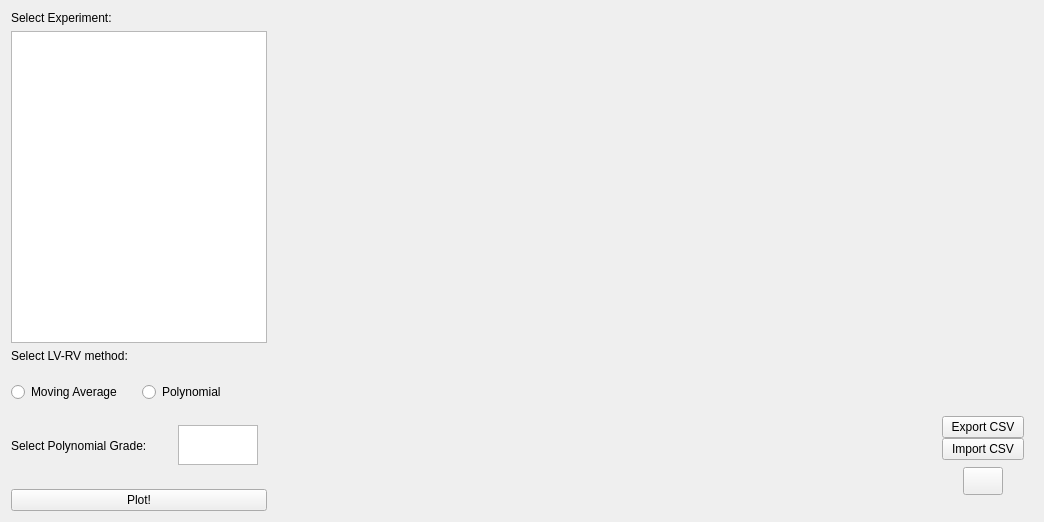
      <widget class="QWidget" name="page">
       <layout class="QGridLayout" name="gridLayout_16">
        <item row="0" column="0">
         <widget class="QFrame" name="frame_16">
          <property name="minimumSize">
           <size>
            <width>260</width>
            <height>500</height>
           </size>
          </property>
          <property name="maximumSize">
           <size>
            <width>500</width>
            <height>1680</height>
           </size>
          </property>
          <property name="frameShape">
           <enum>QFrame::NoFrame</enum>
          </property>
          <property name="frameShadow">
           <enum>QFrame::Plain</enum>
          </property>
          <property name="midLineWidth">
           <number>1</number>
          </property>
          <layout class="QGridLayout" name="gridLayout_14">
           <property name="leftMargin">
            <number>0</number>
           </property>
           <property name="topMargin">
            <number>0</number>
           </property>
           <property name="bottomMargin">
            <number>0</number>
           </property>
           <property name="horizontalSpacing">
            <number>5</number>
           </property>
           <item row="2" column="0">
            <widget class="QLabel" name="label_18">
             <property name="styleSheet">
              <string notr="true">font: 75 13pt &quot;Ubuntu Condensed&quot;;</string>
             </property>
             <property name="text">
              <string>Select LV-RV method:</string>
             </property>
            </widget>
           </item>
           <item row="0" column="0">
            <widget class="QLabel" name="label_19">
             <property name="styleSheet">
              <string notr="true">font: 75 13pt &quot;Ubuntu Condensed&quot;;</string>
             </property>
             <property name="text">
              <string>Select Experiment:</string>
             </property>
            </widget>
           </item>
           <item row="1" column="0">
            <widget class="QTableView" name="tableLVRV">
             <property name="minimumSize">
              <size>
               <width>0</width>
               <height>290</height>
              </size>
             </property>
             <property name="styleSheet">
              <string notr="true">font: 10pt &quot;Ubuntu Condensed&quot;;</string>
             </property>
            </widget>
           </item>
           <item row="4" column="0">
            <widget class="QPushButton" name="lvrv_button">
             <property name="maximumSize">
              <size>
               <width>16777215</width>
               <height>30</height>
              </size>
             </property>
             <property name="styleSheet">
              <string notr="true">font: 75 13pt &quot;Ubuntu Condensed&quot;;</string>
             </property>
             <property name="text">
              <string>Plot!</string>
             </property>
            </widget>
           </item>
           <item row="3" column="0">
            <widget class="QFrame" name="frame_17">
             <property name="minimumSize">
              <size>
               <width>0</width>
               <height>114</height>
              </size>
             </property>
             <property name="maximumSize">
              <size>
               <width>16777215</width>
               <height>114</height>
              </size>
             </property>
             <property name="frameShape">
              <enum>QFrame::NoFrame</enum>
             </property>
             <property name="frameShadow">
              <enum>QFrame::Plain</enum>
             </property>
             <layout class="QGridLayout" name="gridLayout_15">
              <property name="leftMargin">
               <number>0</number>
              </property>
              <property name="topMargin">
               <number>0</number>
              </property>
              <property name="rightMargin">
               <number>0</number>
              </property>
              <property name="bottomMargin">
               <number>0</number>
              </property>
              <item row="0" column="1">
               <widget class="QRadioButton" name="poly">
                <property name="text">
                 <string>Polynomial</string>
                </property>
               </widget>
              </item>
              <item row="0" column="0">
               <widget class="QRadioButton" name="mvAverage">
                <property name="text">
                 <string>Moving Average</string>
                </property>
               </widget>
              </item>
              <item row="1" column="0" colspan="2">
               <widget class="QFrame" name="frame_14">
                <property name="minimumSize">
                 <size>
                  <width>0</width>
                  <height>49</height>
                 </size>
                </property>
                <property name="maximumSize">
                 <size>
                  <width>16777215</width>
                  <height>49</height>
                 </size>
                </property>
                <property name="frameShape">
                 <enum>QFrame::NoFrame</enum>
                </property>
                <property name="frameShadow">
                 <enum>QFrame::Plain</enum>
                </property>
                <layout class="QHBoxLayout" name="horizontalLayout_8">
                 <property name="spacing">
                  <number>0</number>
                 </property>
                 <property name="leftMargin">
                  <number>0</number>
                 </property>
                 <property name="topMargin">
                  <number>0</number>
                 </property>
                 <property name="rightMargin">
                  <number>9</number>
                 </property>
                 <property name="bottomMargin">
                  <number>0</number>
                 </property>
                 <item>
                  <widget class="QLabel" name="label_lvrv">
                   <property name="styleSheet">
                    <string notr="true">font: 75 13pt &quot;Ubuntu Condensed&quot;;</string>
                   </property>
                   <property name="text">
                    <string>Select Polynomial Grade:</string>
                   </property>
                  </widget>
                 </item>
                 <item>
                  <widget class="QTextEdit" name="input_lvrv">
                   <property name="maximumSize">
                    <size>
                     <width>80</width>
                     <height>40</height>
                    </size>
                   </property>
                  </widget>
                 </item>
                </layout>
               </widget>
              </item>
             </layout>
            </widget>
           </item>
          </layout>
         </widget>
        </item>
        <item row="0" column="1">
         <widget class="QFrame" name="frame_1">
          <property name="minimumSize">
           <size>
            <width>730</width>
            <height>500</height>
           </size>
          </property>
          <property name="maximumSize">
           <size>
            <width>16777215</width>
            <height>16777215</height>
           </size>
          </property>
          <property name="frameShape">
           <enum>QFrame::NoFrame</enum>
          </property>
          <property name="frameShadow">
           <enum>QFrame::Plain</enum>
          </property>
          <layout class="QHBoxLayout" name="horizontalLayout_11">
           <property name="leftMargin">
            <number>0</number>
           </property>
           <property name="topMargin">
            <number>0</number>
           </property>
           <property name="rightMargin">
            <number>0</number>
           </property>
           <property name="bottomMargin">
            <number>0</number>
           </property>
           <item>
            <widget class="QFrame" name="lvrv_frame2">
             <property name="minimumSize">
              <size>
               <width>645</width>
               <height>455</height>
              </size>
             </property>
             <property name="frameShape">
              <enum>QFrame::NoFrame</enum>
             </property>
             <property name="frameShadow">
              <enum>QFrame::Plain</enum>
             </property>
             <layout class="QVBoxLayout" name="verticalLayout_22">
              <property name="spacing">
               <number>0</number>
              </property>
              <property name="leftMargin">
               <number>0</number>
              </property>
              <property name="topMargin">
               <number>0</number>
              </property>
              <property name="rightMargin">
               <number>0</number>
              </property>
              <property name="bottomMargin">
               <number>0</number>
              </property>
              <item>
               <widget class="QFrame" name="lvrv_frame">
                <property name="frameShape">
                 <enum>QFrame::NoFrame</enum>
                </property>
                <property name="frameShadow">
                 <enum>QFrame::Plain</enum>
                </property>
               </widget>
              </item>
              <item>
               <widget class="QFrame" name="frame_34">
                <property name="maximumSize">
                 <size>
                  <width>16777215</width>
                  <height>30</height>
                 </size>
                </property>
                <property name="frameShape">
                 <enum>QFrame::NoFrame</enum>
                </property>
                <property name="frameShadow">
                 <enum>QFrame::Plain</enum>
                </property>
                <layout class="QGridLayout" name="gridLayout_13">
                 <property name="leftMargin">
                  <number>0</number>
                 </property>
                 <property name="topMargin">
                  <number>0</number>
                 </property>
                 <property name="rightMargin">
                  <number>0</number>
                 </property>
                 <property name="bottomMargin">
                  <number>0</number>
                 </property>
                 <property name="spacing">
                  <number>0</number>
                 </property>
                 <item row="0" column="0">
                  <widget class="QLabel" name="loadingLVRV">
                   <property name="text">
                    <string/>
                   </property>
                  </widget>
                 </item>
                </layout>
               </widget>
              </item>
             </layout>
            </widget>
           </item>
           <item>
            <widget class="QFrame" name="frame_27">
             <property name="minimumSize">
              <size>
               <width>90</width>
               <height>0</height>
              </size>
             </property>
             <property name="maximumSize">
              <size>
               <width>200</width>
               <height>16777215</height>
              </size>
             </property>
             <property name="frameShape">
              <enum>QFrame::NoFrame</enum>
             </property>
             <property name="frameShadow">
              <enum>QFrame::Raised</enum>
             </property>
             <layout class="QVBoxLayout" name="verticalLayout_17">
              <property name="spacing">
               <number>0</number>
              </property>
              <property name="leftMargin">
               <number>0</number>
              </property>
              <property name="topMargin">
               <number>0</number>
              </property>
              <property name="rightMargin">
               <number>0</number>
              </property>
              <property name="bottomMargin">
               <number>0</number>
              </property>
              <item>
               <widget class="QFrame" name="frame_28">
                <property name="maximumSize">
                 <size>
                  <width>16777215</width>
                  <height>60</height>
                 </size>
                </property>
                <property name="frameShape">
                 <enum>QFrame::NoFrame</enum>
                </property>
                <property name="frameShadow">
                 <enum>QFrame::Plain</enum>
                </property>
                <layout class="QVBoxLayout" name="verticalLayout_18"/>
               </widget>
              </item>
              <item>
               <widget class="QFrame" name="frame_filters_3">
                <property name="frameShape">
                 <enum>QFrame::NoFrame</enum>
                </property>
                <property name="frameShadow">
                 <enum>QFrame::Plain</enum>
                </property>
                <layout class="QVBoxLayout" name="verticalLayout_19">
                 <property name="spacing">
                  <number>0</number>
                 </property>
                 <property name="leftMargin">
                  <number>0</number>
                 </property>
                 <property name="topMargin">
                  <number>0</number>
                 </property>
                 <property name="rightMargin">
                  <number>0</number>
                 </property>
                 <property name="bottomMargin">
                  <number>0</number>
                 </property>
                 <item>
                  <widget class="QFrame" name="frame_sliders_3">
                   <property name="frameShape">
                    <enum>QFrame::NoFrame</enum>
                   </property>
                   <property name="frameShadow">
                    <enum>QFrame::Plain</enum>
                   </property>
                  </widget>
                 </item>
                 <item>
                  <widget class="QFrame" name="frame_29">
                   <property name="minimumSize">
                    <size>
                     <width>90</width>
                     <height>197</height>
                    </size>
                   </property>
                   <property name="frameShape">
                    <enum>QFrame::NoFrame</enum>
                   </property>
                   <property name="frameShadow">
                    <enum>QFrame::Plain</enum>
                   </property>
                   <layout class="QVBoxLayout" name="verticalLayout_20">
                    <item>
                     <widget class="QFrame" name="frame_30">
                      <property name="frameShape">
                       <enum>QFrame::NoFrame</enum>
                      </property>
                      <property name="frameShadow">
                       <enum>QFrame::Plain</enum>
                      </property>
                     </widget>
                    </item>
                    <item>
                     <widget class="QFrame" name="frame_31">
                      <property name="minimumSize">
                       <size>
                        <width>82</width>
                        <height>86</height>
                       </size>
                      </property>
                      <property name="maximumSize">
                       <size>
                        <width>82</width>
                        <height>86</height>
                       </size>
                      </property>
                      <property name="frameShape">
                       <enum>QFrame::NoFrame</enum>
                      </property>
                      <property name="frameShadow">
                       <enum>QFrame::Plain</enum>
                      </property>
                      <layout class="QVBoxLayout" name="verticalLayout_21">
                       <property name="spacing">
                        <number>0</number>
                       </property>
                       <property name="leftMargin">
                        <number>0</number>
                       </property>
                       <property name="topMargin">
                        <number>0</number>
                       </property>
                       <property name="rightMargin">
                        <number>0</number>
                       </property>
                       <property name="bottomMargin">
                        <number>0</number>
                       </property>
                       <item>
                        <widget class="QPushButton" name="exportCSVLVRV">
                         <property name="text">
                          <string>Export CSV</string>
                         </property>
                        </widget>
                       </item>
                       <item>
                        <widget class="QPushButton" name="ImportCSVLVRV">
                         <property name="text">
                          <string>Import CSV</string>
                         </property>
                        </widget>
                       </item>
                       <item>
                        <widget class="QFrame" name="frame_69">
                         <property name="frameShape">
                          <enum>QFrame::NoFrame</enum>
                         </property>
                         <property name="frameShadow">
                          <enum>QFrame::Plain</enum>
                         </property>
                         <layout class="QGridLayout" name="gridLayout_30">
                          <property name="leftMargin">
                           <number>0</number>
                          </property>
                          <property name="topMargin">
                           <number>0</number>
                          </property>
                          <property name="rightMargin">
                           <number>0</number>
                          </property>
                          <property name="bottomMargin">
                           <number>0</number>
                          </property>
                          <property name="spacing">
                           <number>0</number>
                          </property>
                          <item row="0" column="0">
                           <widget class="QFrame" name="frame_70">
                            <property name="frameShape">
                             <enum>QFrame::NoFrame</enum>
                            </property>
                            <property name="frameShadow">
                             <enum>QFrame::Plain</enum>
                            </property>
                            <layout class="QGridLayout" name="gridLayout_29">
                             <property name="leftMargin">
                              <number>0</number>
                             </property>
                             <property name="topMargin">
                              <number>0</number>
                             </property>
                             <property name="rightMargin">
                              <number>0</number>
                             </property>
                             <property name="bottomMargin">
                              <number>0</number>
                             </property>
                             <property name="spacing">
                              <number>0</number>
                             </property>
                             <item row="0" column="0">
                              <widget class="QPushButton" name="home7">
                               <property name="maximumSize">
                                <size>
                                 <width>40</width>
                                 <height>28</height>
                                </size>
                               </property>
                               <property name="text">
                                <string/>
                               </property>
                              </widget>
                             </item>
                            </layout>
                           </widget>
                          </item>
                         </layout>
                        </widget>
                       </item>
                      </layout>
                     </widget>
                    </item>
                   </layout>
                  </widget>
                 </item>
                </layout>
               </widget>
              </item>
             </layout>
            </widget>
           </item>
          </layout>
         </widget>
        </item>
       </layout>
      </widget>
